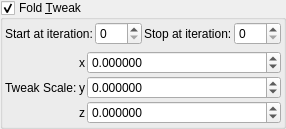
    <widget class="MyGroupBox" name="groupCheck_transf_function_enabled_false">
     <property name="title">
      <string>Fold &amp;Tweak</string>
     </property>
     <property name="checkable">
      <bool>true</bool>
     </property>
     <layout class="QVBoxLayout" name="verticalLayout_3">
      <property name="leftMargin">
       <number>2</number>
      </property>
      <property name="topMargin">
       <number>2</number>
      </property>
      <property name="rightMargin">
       <number>2</number>
      </property>
      <property name="bottomMargin">
       <number>2</number>
      </property>
      <item>
       <layout class="QGridLayout" name="gridLayout_73">
        <property name="spacing">
         <number>2</number>
        </property>
        <item row="0" column="1">
         <widget class="QLabel" name="label_257">
          <property name="text">
           <string>Start at iteration:</string>
          </property>
         </widget>
        </item>
        <item row="0" column="2">
         <widget class="MySpinBox" name="spinboxInt_transf_start_iterations_A">
          <property name="sizePolicy">
           <sizepolicy hsizetype="Minimum" vsizetype="Maximum">
            <horstretch>0</horstretch>
            <verstretch>0</verstretch>
           </sizepolicy>
          </property>
          <property name="maximum">
           <number>999</number>
          </property>
         </widget>
        </item>
        <item row="0" column="4">
         <widget class="MySpinBox" name="spinboxInt_transf_stop_iterations_A">
          <property name="sizePolicy">
           <sizepolicy hsizetype="Minimum" vsizetype="Maximum">
            <horstretch>0</horstretch>
            <verstretch>0</verstretch>
           </sizepolicy>
          </property>
          <property name="maximum">
           <number>999</number>
          </property>
         </widget>
        </item>
        <item row="0" column="3">
         <widget class="QLabel" name="label_256">
          <property name="text">
           <string>Stop at iteration:</string>
          </property>
         </widget>
        </item>
       </layout>
      </item>
      <item>
       <layout class="QGridLayout" name="gridLayout_5" columnstretch="0,0,1">
        <property name="spacing">
         <number>2</number>
        </property>
        <item row="0" column="2">
         <widget class="MyDoubleSpinBox" name="spinbox3_transf_offset_000_x">
          <property name="enabled">
           <bool>true</bool>
          </property>
          <property name="sizePolicy">
           <sizepolicy hsizetype="Minimum" vsizetype="Maximum">
            <horstretch>0</horstretch>
            <verstretch>0</verstretch>
           </sizepolicy>
          </property>
          <property name="decimals">
           <number>6</number>
          </property>
          <property name="minimum">
           <double>-99.989999999999995</double>
          </property>
          <property name="maximum">
           <double>99.989999999999995</double>
          </property>
          <property name="singleStep">
           <double>0.100000000000000</double>
          </property>
         </widget>
        </item>
        <item row="2" column="2">
         <widget class="MyDoubleSpinBox" name="spinbox3_transf_offset_000_z">
          <property name="enabled">
           <bool>true</bool>
          </property>
          <property name="sizePolicy">
           <sizepolicy hsizetype="Minimum" vsizetype="Maximum">
            <horstretch>0</horstretch>
            <verstretch>0</verstretch>
           </sizepolicy>
          </property>
          <property name="decimals">
           <number>6</number>
          </property>
          <property name="minimum">
           <double>-99.989999999999995</double>
          </property>
          <property name="maximum">
           <double>99.989999999999995</double>
          </property>
          <property name="singleStep">
           <double>0.100000000000000</double>
          </property>
         </widget>
        </item>
        <item row="1" column="2">
         <widget class="MyDoubleSpinBox" name="spinbox3_transf_offset_000_y">
          <property name="enabled">
           <bool>true</bool>
          </property>
          <property name="sizePolicy">
           <sizepolicy hsizetype="Minimum" vsizetype="Maximum">
            <horstretch>0</horstretch>
            <verstretch>0</verstretch>
           </sizepolicy>
          </property>
          <property name="decimals">
           <number>6</number>
          </property>
          <property name="minimum">
           <double>-99.989999999999995</double>
          </property>
          <property name="maximum">
           <double>99.989999999999995</double>
          </property>
          <property name="singleStep">
           <double>0.100000000000000</double>
          </property>
         </widget>
        </item>
        <item row="1" column="0">
         <widget class="QLabel" name="label_30">
          <property name="text">
           <string>Tweak Scale:</string>
          </property>
         </widget>
        </item>
        <item row="1" column="1">
         <widget class="QLabel" name="label_29">
          <property name="text">
           <string notr="true">y</string>
          </property>
         </widget>
        </item>
        <item row="0" column="1">
         <widget class="QLabel" name="label_28">
          <property name="text">
           <string notr="true">x</string>
          </property>
         </widget>
        </item>
        <item row="2" column="1">
         <widget class="QLabel" name="label_27">
          <property name="text">
           <string notr="true">z</string>
          </property>
         </widget>
        </item>
       </layout>
      </item>
     </layout>
    </widget>
